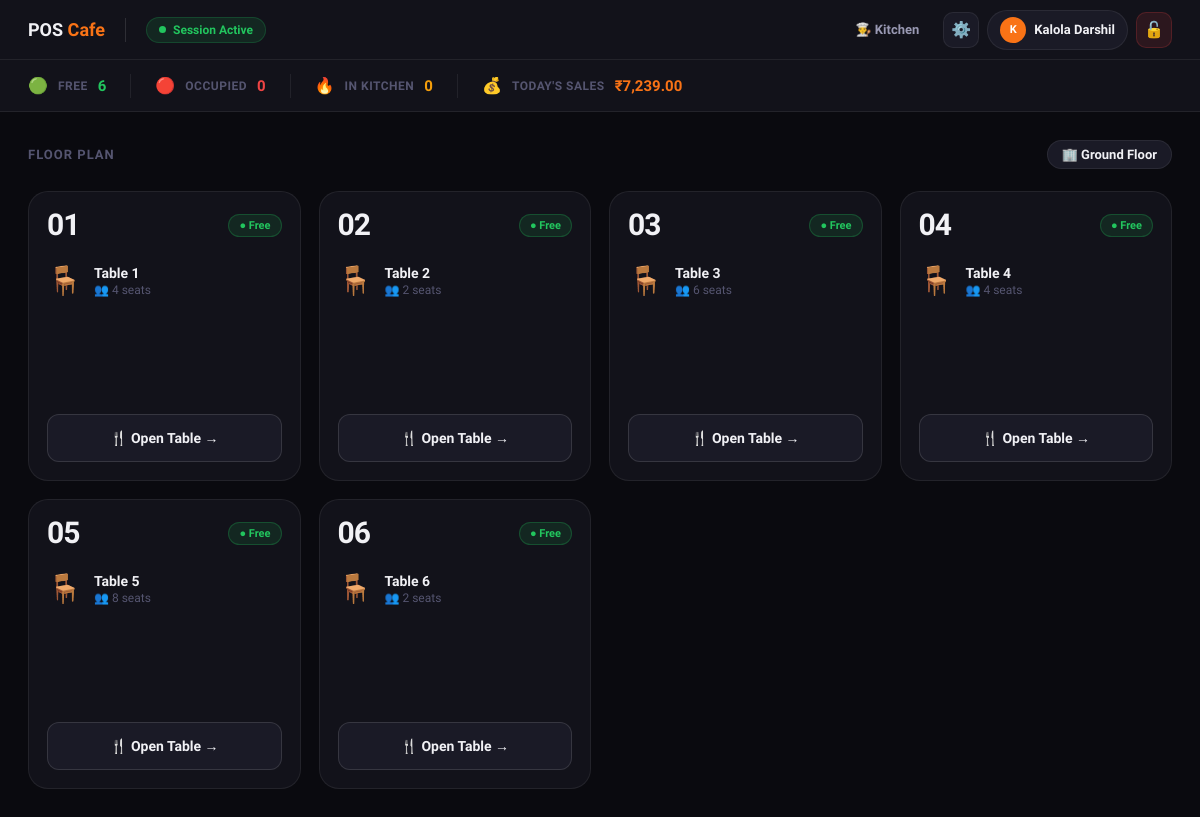
Screenshot of /pos/index.php (signed in) with the database file from the repository.
### tables this page shows
CREATE TABLE `restaurant_tables` (
  `id` int(11) NOT NULL,
  `table_number` varchar(20) NOT NULL,
  `seats` int(11) NOT NULL,
  `status` enum('free','occupied') DEFAULT 'free',
  `active` enum('yes','no') DEFAULT 'yes',
  `created_at` timestamp NOT NULL DEFAULT current_timestamp(),
  `occupied_at` datetime DEFAULT NULL
);

### pos/index.php (the view, shortened to what this page needs)
<?php
include("../config/db.php");
$tables_q = mysqli_query($conn, "
    SELECT
        rt.*,
        COALESCE(SUM(CASE WHEN o.status NOT IN ('paid') THEN o.total_amount END), 0) AS pending_total,
        COUNT(CASE WHEN o.status NOT IN ('paid') THEN 1 END)                          AS order_count,
        MIN(CASE WHEN o.status NOT IN ('paid') THEN o.id END)                         AS first_order_id
    FROM restaurant_tables rt
    LEFT JOIN orders o ON o.table_id = rt.id AND o.status NOT IN ('paid')
    WHERE rt.active = 'yes'
    GROUP BY rt.id
    ORDER BY rt.id ASC
");
$user_name      = htmlspecialchars($_SESSION['user_name']);
$free_count     = mysqli_fetch_assoc(mysqli_query($conn, "SELECT COUNT(*) t FROM restaurant_tables WHERE active='yes' AND status='free'"))['t'];
$occupied_count = mysqli_fetch_assoc(mysqli_query($conn, "SELECT COUNT(*) t FROM restaurant_tables WHERE active='yes' AND status='occupied'"))['t'];
$kitchen_active = mysqli_fetch_assoc(mysqli_query($conn, "SELECT COUNT(*) t FROM orders WHERE status IN ('to_cook','preparing')"))['t'];
$today_sales    = mysqli_fetch_assoc(mysqli_query($conn, "SELECT COALESCE(SUM(total_amount),0) total FROM orders WHERE status='paid' AND DATE(created_at)=CURDATE()"))['total'];
?>
<!DOCTYPE html>
<html lang="en">
<head>
</head>
<body>
<div class="topbar">
  <div class="topbar-left">
    <div class="logo">POS <span>Cafe</span></div>
    <div class="session-badge"><div class="session-dot"></div>Session Active</div>
  </div>
  <div class="topbar-right">
    <a class="nav-btn" href="../kitchen/kitchen.php">
      👨‍🍳 Kitchen
    </a>
    <?php if ($_SESSION['user_role'] === 'admin'): ?>
      <a class="icon-btn" href="../admin/dashboard.php" title="Admin Panel">⚙️</a>
    <?php endif; ?>
    <div class="user-chip">
      <div class="avatar"><?php echo strtoupper(substr($_SESSION['user_name'],0,1)); ?></div>
      <?php echo $user_name; ?>
    </div>
    <a class="icon-btn logout-btn" href="../auth/logout.php" title="Logout">🔓</a>
  </div>
</div>
<div class="stats-bar">
  <div class="stat"><span>🟢</span><span class="stat-label">Free</span><span class="stat-val green"><?php echo $free_count; ?></span></div>
  <div class="stat"><span>🔴</span><span class="stat-label">Occupied</span><span class="stat-val red"><?php echo $occupied_count; ?></span></div>
  <div class="stat"><span>🔥</span><span class="stat-label">In Kitchen</span><span class="stat-val amber"><?php echo $kitchen_active; ?></span></div>
  <div class="stat"><span>💰</span><span class="stat-label">Today's Sales</span><span class="stat-val orange">₹<?php echo number_format($today_sales,2); ?></span></div>
</div>
<div class="main">
  <div class="floor-header">
    <div class="floor-title">Floor Plan</div>
    <div class="floor-name">🏢 Ground Floor</div>
  </div>
  <?php if (mysqli_num_rows($tables_q) > 0): ?>
  <div class="table-grid">
    <?php while ($row = mysqli_fetch_assoc($tables_q)):
      $occ         = ($row['status'] === 'occupied');
      $num         = preg_replace('/[^0-9]/', '', $row['table_number']);
      $pad_num     = str_pad($num ?: '?', 2, '0', STR_PAD_LEFT);
      $pending     = floatval($row['pending_total']);
      $order_count = intval($row['order_count']);
      $elapsed = 0;
    ?>
    <div class="table-card <?php echo $occ ? 'occupied' : ''; ?>">
      <div class="tc-head">
        <div class="tc-num"><?php echo $pad_num; ?></div>
        <div class="tc-status <?php echo $occ ? 'status-occupied' : 'status-free'; ?>">
          <?php echo $occ ? '● Occupied' : '● Free'; ?>
        </div>
      </div>
      <div class="tc-mid">
        <div class="tc-icon"><?php echo $occ ? '🍽️' : '🪑'; ?></div>
        <div>
          <div class="tc-name"><?php echo htmlspecialchars($row['table_number']); ?></div>
          <div class="tc-seats">👥 <?php echo $row['seats']; ?> seats</div>
        </div>
      </div>
      <?php if ($occ): ?>
        <!-- <div class="tc-timer">
          <span>⏱️</span>
          <span class="tc-timer-label">Occupied for</span>
          <span class="tc-timer-val" id="tmr-<?php echo $row['id']; ?>" data-secs="<?php echo $elapsed; ?>">
          </span>
        </div> -->
        <?php if ($pending > 0): ?>
        <div class="tc-amount">
          <span class="tc-amount-label">
            💰 Pending Bill<?php if($order_count>1): ?> (<?php echo $order_count; ?> orders)<?php endif; ?>
          </span>
          <span class="tc-amount-val">₹<?php echo number_format($pending,2); ?></span>
        </div>
        <?php endif; ?>
        <div class="tc-actions">
          <a class="tc-open-btn" href="order.php?table_id=<?php echo $row['id']; ?>">
            ➕ Add Items →
          </a>
          <?php if ($pending > 0): ?>
          <a class="tc-pay-btn" href="table_bill.php?table_id=<?php echo $row['id']; ?>">
            💳 Pay ₹<?php echo number_format($pending,2); ?>
          </a>
          <?php endif; ?>
          <button class="tc-free-btn"
                  onclick="confirmFree(<?php echo $row['id']; ?>, '<?php echo addslashes($row['table_number']); ?>')">
            🔓 Mark as Free
          </button>
        </div>
      <?php else: ?>
        <div class="tc-actions">
          <a class="tc-open-btn" href="order.php?table_id=<?php echo $row['id']; ?>">
            🍴 Open Table →
          </a>
        </div>
      <?php endif; ?>
    </div>
    <?php endwhile; ?>
  </div>
  <?php endif; ?>
</div>
</body>
</html>

### rows the page displays
restaurant_tables: table_number "01", status "● Free", table_number "Table 1", seats "4"
restaurant_tables: table_number "02", status "● Free", table_number "Table 2", seats "2"
restaurant_tables: table_number "03", status "● Free", table_number "Table 3", seats "6"
restaurant_tables: table_number "04", status "● Free", table_number "Table 4", seats "4"
restaurant_tables: table_number "05", status "● Free", table_number "Table 5", seats "8"
restaurant_tables: table_number "06", status "● Free", table_number "Table 6", seats "2"

### other values shown
substr($_SESSION['user_name'],0,1) "K"
$user_name "Kalola Darshil"
$free_count "6"
$occupied_count "0"
$kitchen_active "0"
$today_sales "7,239.00"
